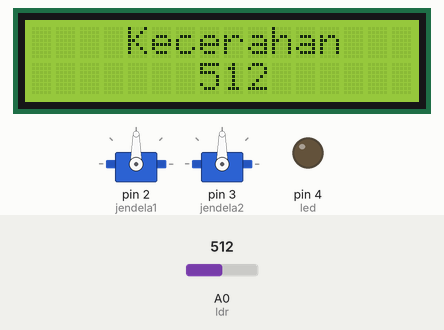
This sketch was run on a simulated Arduino Uno, built with avr-gcc and run on an emulated ATmega328P. Shown: 2 × servo, 16×2 character LCD, output pins drawn as LEDs (lit = HIGH). The inputs (shaded band) are chosen by the test bench; at power-on: A0 (ldr) = 512. What the sketch prints to the serial monitor is not drawn.

Above: at 1.2 s.
1.3 s: A0 (ldr) set to 110
At 3.2 s:
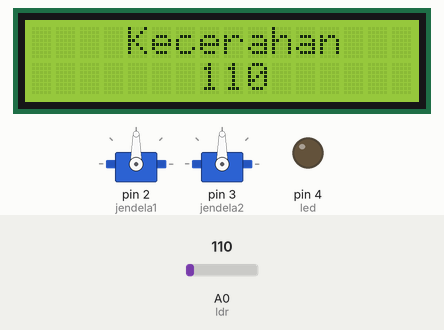
3.5 s: A0 (ldr) set to 92
At 5.2 s:
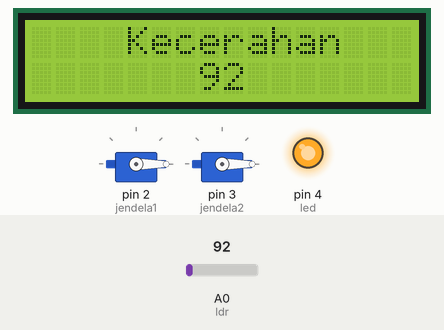
5.5 s: A0 (ldr) set to 122
At 7.1 s:
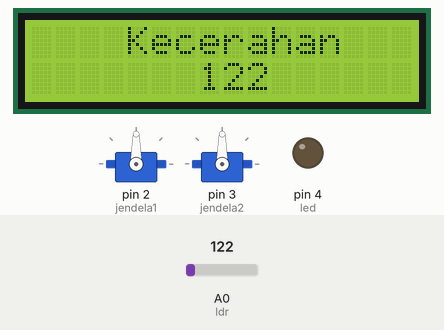
Timing chart, 0 to 8.6 s (numbered marks = the images above; inputs shaded):
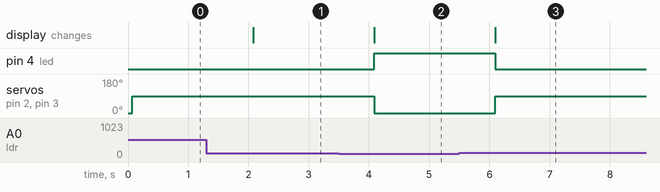

The sketch:

Jendela.ino
```cpp
#include <LiquidCrystal.h>
#include <Servo.h>
LiquidCrystal lcd(13, 12, 11, 10, 9, 8);

int ldr = A0;
int led = 4;
int nilai;

Servo jendela1;
Servo jendela2;

void setup() {
  pinMode(led, OUTPUT);
  digitalWrite(led, 0);
  Serial.begin(9600);
  jendela1.attach(2);
  jendela2.attach(3);
  jendela1.write(0);
  jendela2.write(0);
  lcd.begin(16,2);

}

void loop() {

  Serial.print("Nilai LDR : ");

  lcd.clear();
  nilai = analogRead(ldr);
  Serial.println(nilai);
  lcd.setCursor(4,0);
  lcd.print("Kecerahan");
  lcd.setCursor(7,1);
  lcd.print(nilai);

  if (nilai < 100){
    digitalWrite(led, HIGH);
    jendela1.write(0);
    jendela2.write(0);
  }
  else {
    digitalWrite(led, LOW);
    jendela1.write(90);
    jendela2.write(90);
  }
  delay(1000);

}
```

Measured:
- the behaviour switches between 100 and 99 on A0 (ldr) (found by bisection; images 1 and 2)
- after the input at 1.3 s, the display: changes after 0.78 s (image 1)
- after the input at 3.5 s, pin 4 (led): LOW → HIGH after 0.59 s; servo on pin 2 (jendela1), servo on pin 3 (jendela2): 90° → 0° after 0.59 s; the display: changes after 0.59 s (image 2)
- after the input at 5.5 s, pin 4 (led): HIGH → LOW after 0.60 s; servo on pin 2 (jendela1), servo on pin 3 (jendela2): 0° → 90° after 0.60 s; the display: changes after 0.60 s (image 3)
